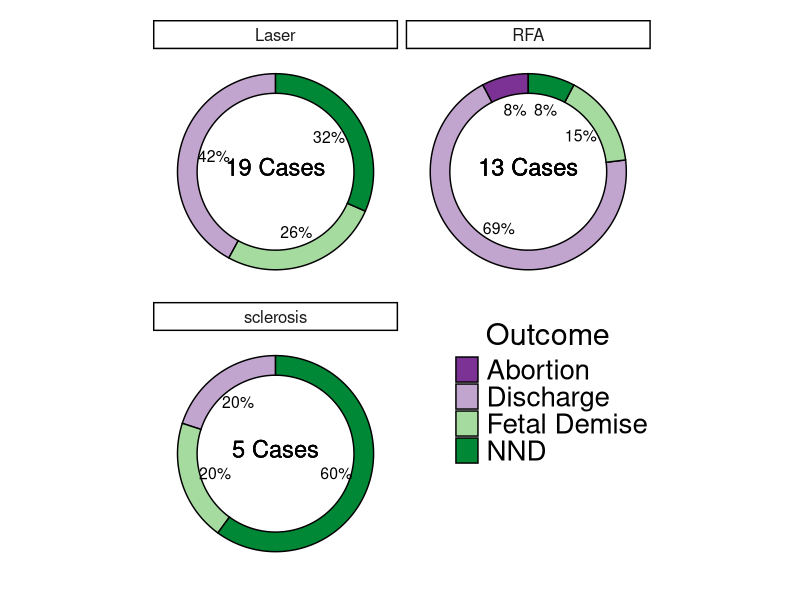

Recreate this plot in R.
library("readr")
library("dplyr")
library("ggplot2")
library("tidyr")
library("stringr")

df <- read_csv('SCT_percutaneous_interventions.csv')

#######################
# Base Ring Plot Data # 
#######################

# Like to_title, but doesn't lower the rest of the chars
upcase_first <- function(x){
  
}

intervention_counts <- df %>%
  filter(!is.na(outcome)) %>%
  select(intervention) %>%
  group_by(intervention) %>%
  summarize(denominator = n())

# Base data will need to be filtered by intervention.
ring_plot_data <- df %>% 
  select(intervention, outcome)  %>%
  filter(!is.na(outcome)) %>%
  mutate(outcome = recode(outcome, `1`= 'Fetal Demise',  `2` = 'NND',  
                          `3` = 'Discharge', `4` = 'Abortion', 
                          .default=as.character(outcome))) %>%
  group_by(intervention, outcome) %>%
  summarize(numerator = n()) %>%
  left_join(x=., y=intervention_counts, by="intervention") %>%
  mutate(rate = numerator/denominator,
         rate_label = sprintf("%2.0f%%",rate*100),
         position=9,
         fract_label = sprintf("%% %i/%i",numerator, denominator),
         denom_label = sprintf("%i Cases", denominator))

# Text sizes
sz_percents <- 4
sz_center_sub <- 6
sz_legend <- 20
sz_legend_title <- 22
sz_facet = 12

multi_plot <- ggplot(data=ring_plot_data, aes(x=position, y=rate, group=outcome)) +
  geom_bar(aes(fill=outcome), color='black', width=2, stat="identity") +
  geom_text(aes(label=rate_label, x=position-2.5), 
            position = position_stack(vjust=.5), size = sz_percents) +
  geom_text(aes(label=denom_label), y=1, x=0.5, size = sz_center_sub) +
  scale_x_continuous(limits=c(0,10)) +
  coord_polar(theta="y", direction=1) +
  scale_fill_brewer(palette = "PRGn", name="Outcome") +
  theme_classic() +
  theme(axis.line=element_blank(),    axis.text.x=element_blank(),
        axis.text.y=element_blank(),  axis.ticks=element_blank(),
        axis.title.x=element_blank(), axis.title.y=element_blank(),
        panel.background=element_blank(), panel.border=element_blank(),
        panel.grid.major=element_blank(), panel.grid.minor=element_blank(),
        legend.position = c(.8,.35),
        legend.text = element_text(size=sz_legend),
        legend.title = element_text(size=sz_legend_title, hjust=.45),
        strip.text.x = element_text(size=sz_facet),
        plot.margin = margin(.2,0,.2,0, "in")) +
  facet_wrap(facets=vars(intervention), nrow=2, ncol=2)

# Save plot
ggsave("outcome_by_proc_fig.png", plot=multi_plot, 
       width = 8, height = 7, units='in', device="png")
